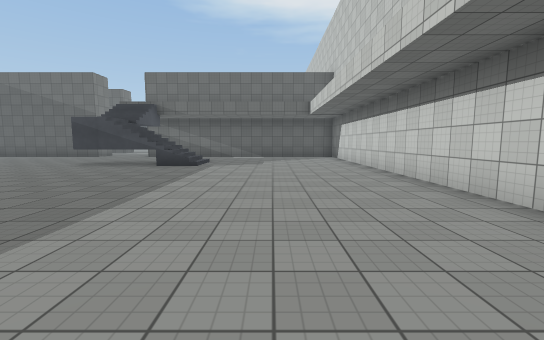
view 1 (above)

24 first-person views from a walk through a Unity game level. The camera is 1.5 m above the floor, tilts 6° down and sees 90° across. The floor is counted in squares, 2 m on a side. Each view is taken from the middle of a square. On the plan, view 1 faces up. The plan holds only what a view shows up to about 10 squares ahead; the rest is blank. The place goes on beyond the plan. The player is left out. Surface patterns are stand-ins for the level's own textures.

view 2
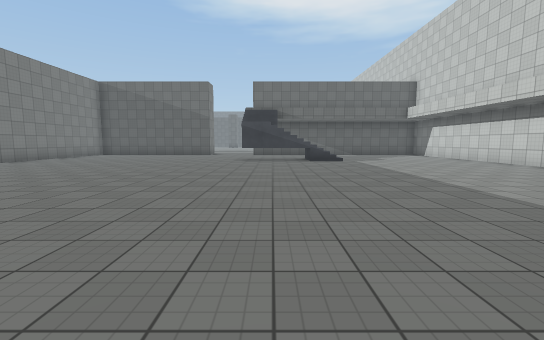

view 3
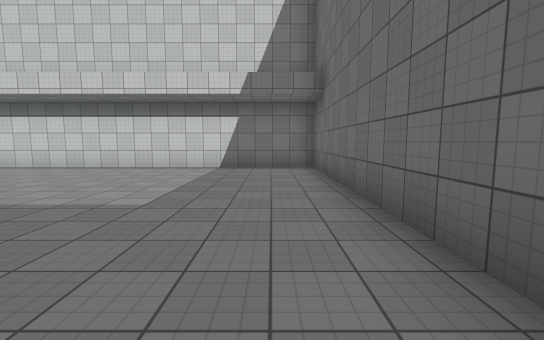

view 4
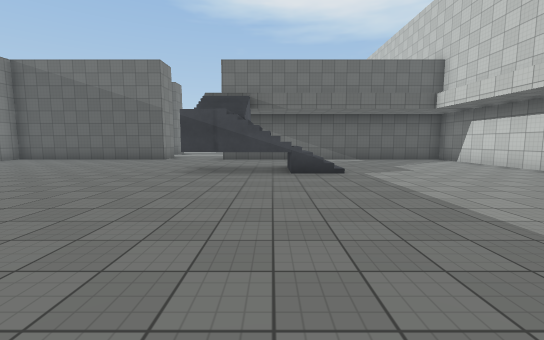

view 5
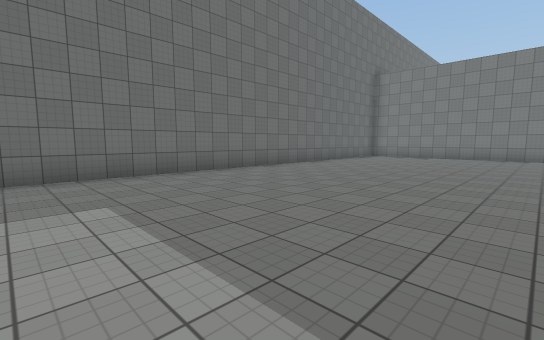

view 6
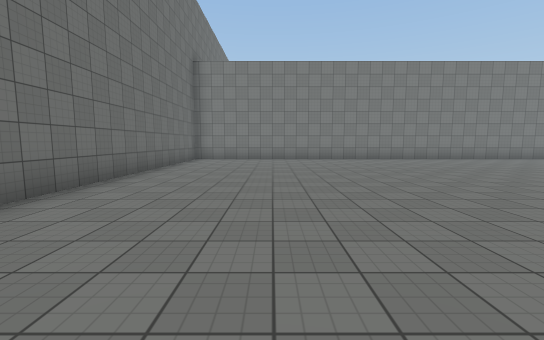

view 7
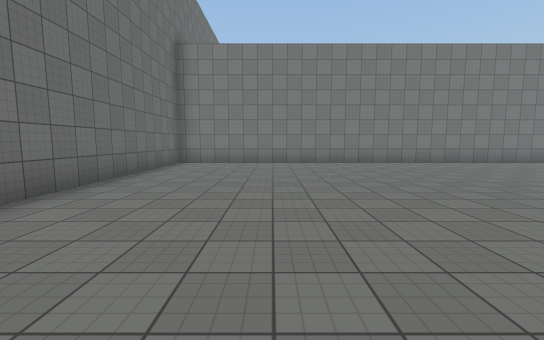

view 8
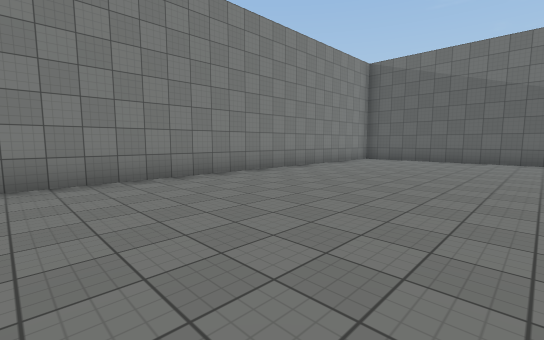

view 9
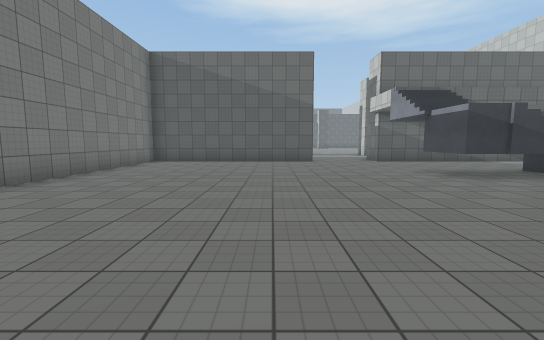

view 10
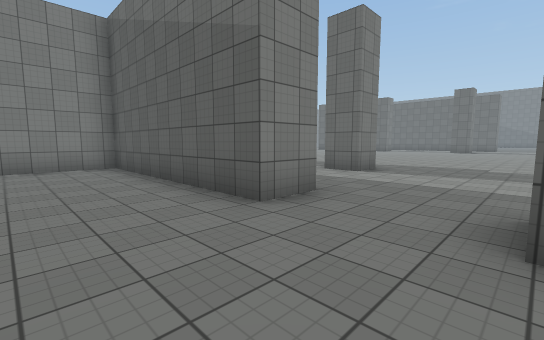

view 11
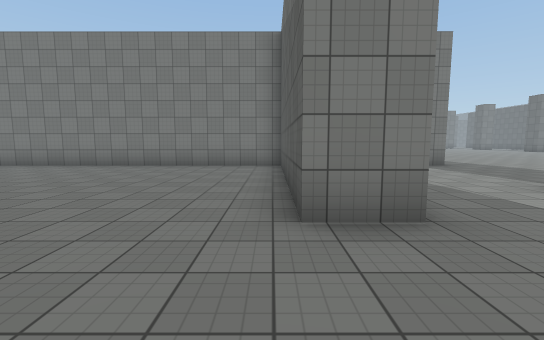

view 12
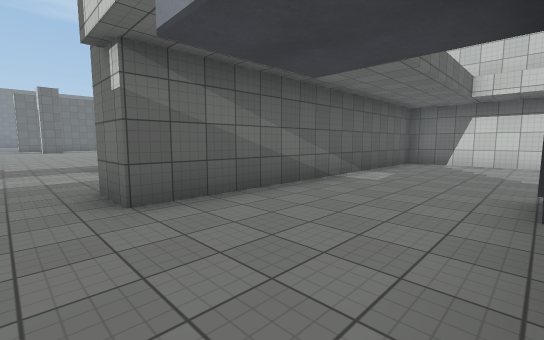

view 13
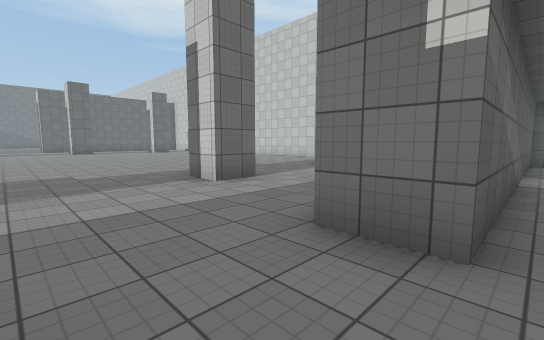

view 14
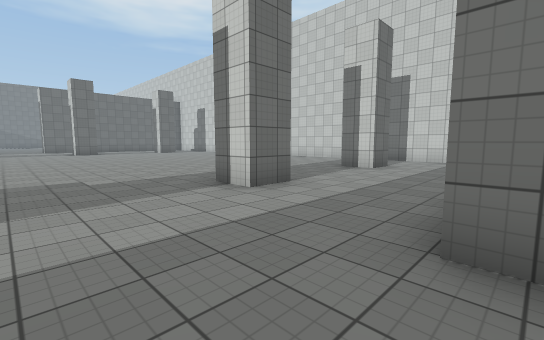

view 15
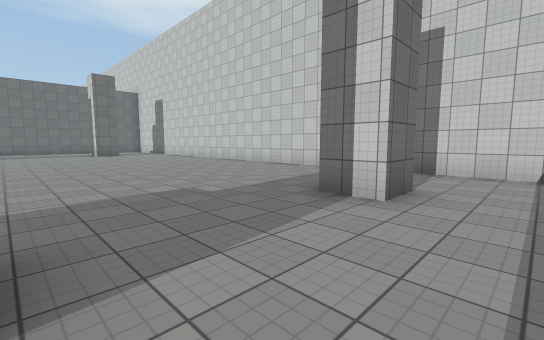

view 16
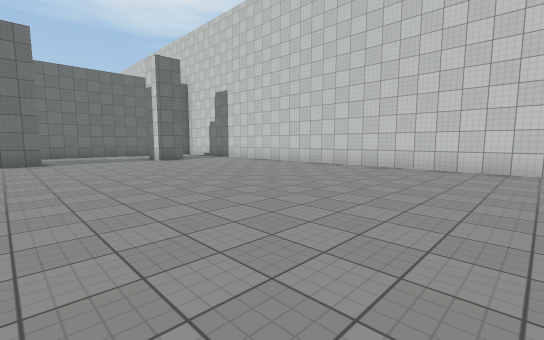

view 17
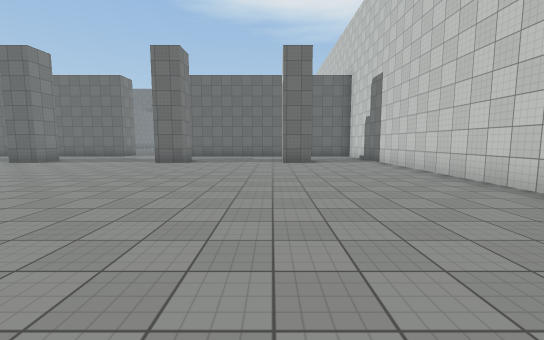

view 18
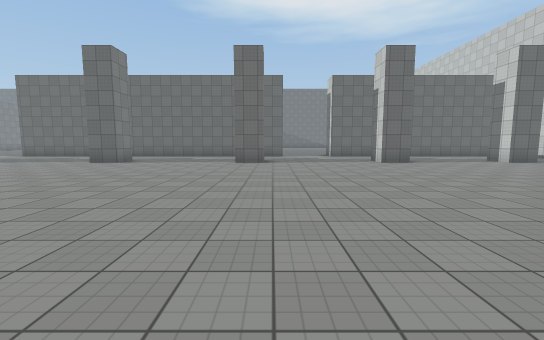

view 19
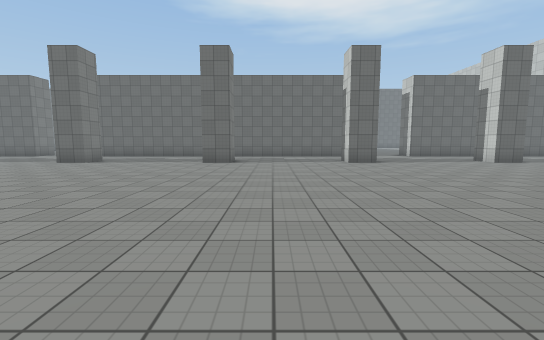

view 20
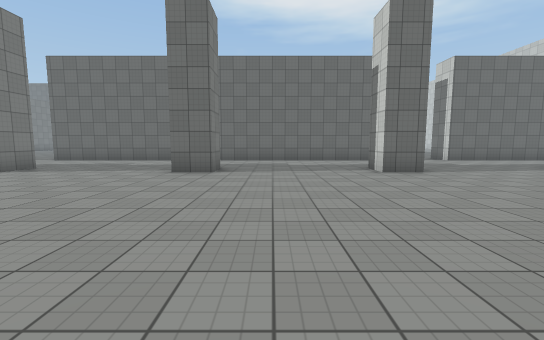

view 21
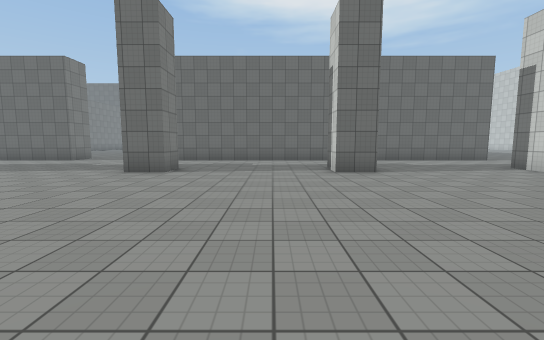

view 22
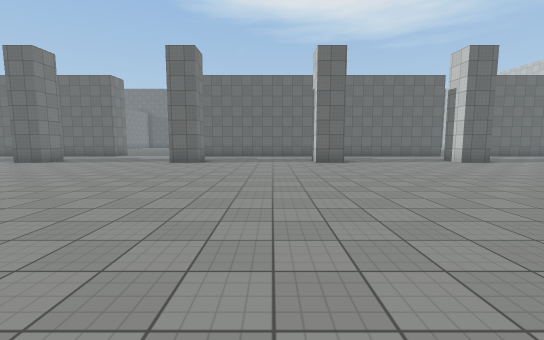

view 23
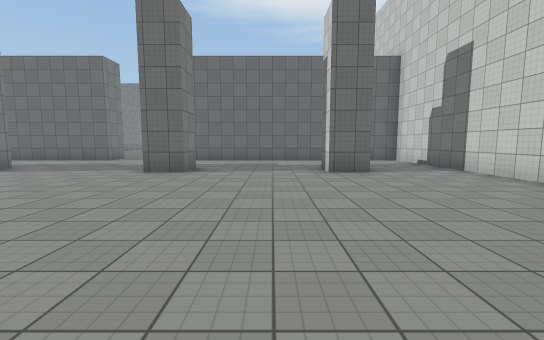

view 24
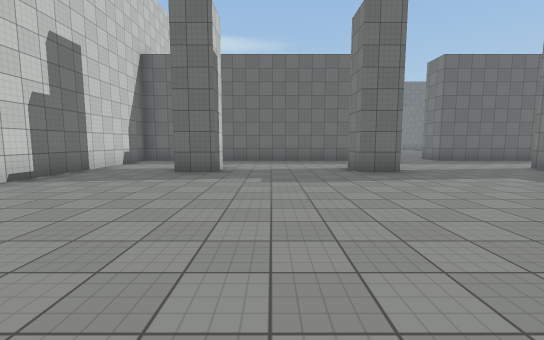

### Floor plan
Points are (right, up) in squares from view 1. A wall is a line through its corners. A room is listed if a view was taken in it or the views show most of it. See-through windows are left out.
Room 1 (views 1, 2, 3, 4, 5, 6, 7, 8, 9, 10, 11, 12, 13)
walls: (-8.5, 13.3) (-14.5, 13.3) (-14.5, -3.2) (2.9, -3.2) (2.9, 13.3) (-6, 13.3)
ways out: opening at (-7.5, 14) to room 2
objects: other object (-6, 8)
Room 2 (views 14, 15, 16, 17, 18, 19, 20, 21, 22, 23, 24)
walls: (-9.3, 18.4) (-9.3, 17.4) (-10.4, 17.4); (-9.3, 32.6) (-9.3, 31.6) (-10.3, 31.6) (-10.3, 32.6); (-14.5, 18.5) (-14.5, 17.9); (-5.1, 18.4) (-4.1, 18.4) (-4.1, 17.4) (-5.1, 17.4) (-5.1, 18.4); (-14.5, 32.6) (-14.5, 31.6) (-15.4, 31.6) (-15.4, 32.6); (-4.1, 32.6) (-4.1, 31.6) (-5.1, 31.6) (-5.1, 32.1); (-8.5, 14.5) (-8.5, 13.3); (-19.6, 32.6) (-19.6, 31.6) (-20.6, 31.6); (-6, 13.3) (-6, 14.5); (0.5, 31.6) (-0.6, 31.6) (-0.6, 32.6); (0.5, 17.4) (-0.6, 17.4) (-0.6, 18.4) (0.4, 18.4); (2.9, 15) (2.9, 35.1)
ways out: opening at (-7.5, 14) to room 1

Where each view was taken, in squares from view 1:
view 1: 0 up, 0 right, facing up
view 2: 2 down, 5 left, facing up
view 3: 2 down, 5 left, facing right
view 4: 2 up, 4 left, facing up
view 5: 3 up, 1 left, facing down-left
view 6: 0 up, 3 left, facing left
view 7: 0 up, 5 left, facing left
view 8: 2 up, 9 left, facing up-left
view 9: 3 up, 10 left, facing up
view 10: 11 up, 6 left, facing up-left
view 11: 13 up, 6 left, facing left
view 12: 10 up, 7 left, facing up-right
view 13: 13 up, 8 left, facing up-right
view 14: 14 up, 8 left, facing up-right
view 15: 16 up, 4 left, facing up-right
view 16: 21 up, 5 left, facing up-right
view 17: 22 up, 1 left, facing up
view 18: 22 up, 9 left, facing up
view 19: 22 up, 13 left, facing up
view 20: 25 up, 13 left, facing up
view 21: 25 up, 17 left, facing up
view 22: 22 up, 17 left, facing up
view 23: 25 up, 2 left, facing up
view 24: 25 up, 2 left, facing down
